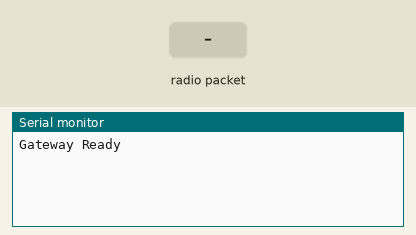
Bench run of a sketch on a simulated ESP32. Shown: the last lines printed to the serial monitor. Inputs (shaded band) come from the test bench. No radio packets arrive unless stated.

Above: at 1.2 s.
1.3 s: radio packet "1" arrives
At 1.7 s:
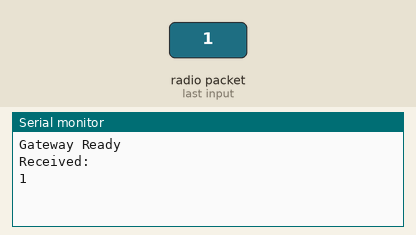
2.8 s: radio packet "0" arrives
At 4.0 s:
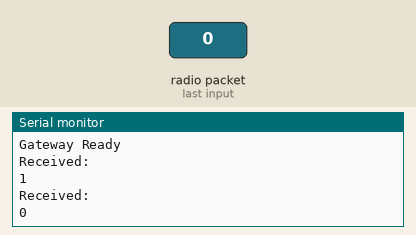
4.3 s: radio packet "2" arrives
At 5.2 s:
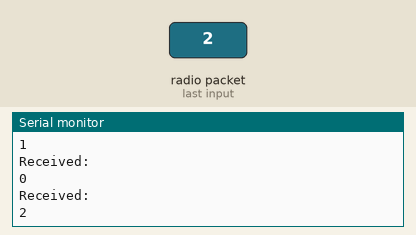

Measured:
- after the input at 1.3 s, the serial monitor: prints a new line at once (image 1)
- after the input at 2.8 s, the serial monitor: prints a new line at once (image 2)
- after the input at 4.3 s, the serial monitor: prints a new line at once (image 3)

The sketch:

gateway_node.ino
```cpp
#include <SPI.h>
#include <LoRa.h>

#define SS_PIN 5
#define RST_PIN 14
#define DIO0_PIN 26

HardwareSerial modem(2);

void setup() {

  Serial.begin(115200);

  modem.begin(115200, SERIAL_8N1, 16, 17);

  LoRa.setPins(SS_PIN, RST_PIN, DIO0_PIN);

  if (!LoRa.begin(433E6)) {
    Serial.println("LoRa Init Failed!");
    while (1);
  }

  Serial.println("Gateway Ready");
}

void loop() {

  int packetSize = LoRa.parsePacket();

  if (packetSize) {

    String receivedData = "";

    while (LoRa.available()) {
      receivedData += (char)LoRa.read();
    }

    Serial.println("Received:");
    Serial.println(receivedData);

    // Send to 5G modem
    modem.println(receivedData);
  }
}
```
